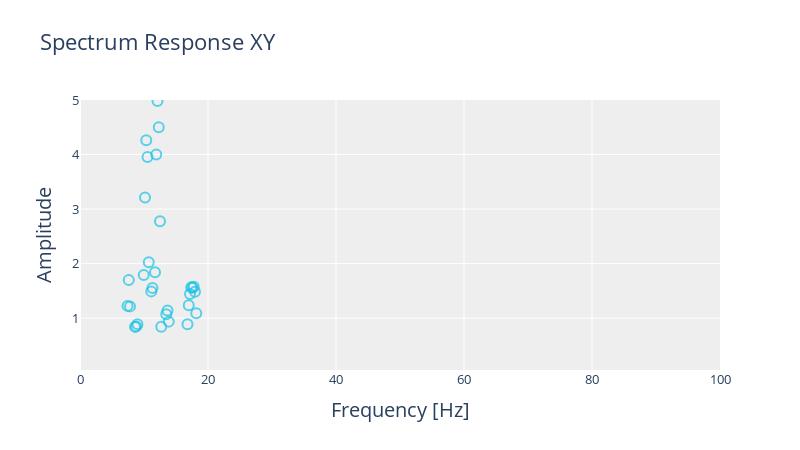

The notebook cell saved with this chart:
### Code cell
create_spectrum_plot(df2.iloc[-1]["fft"], w_=800, save=False, show=True, ymax=5)

### Figure 1 — Plotly figure (JSON) as saved in the notebook; plotly's stock layout.template omitted (floating-point values rounded to 4 significant figures)
{"data": [{"marker": {"color": "rgba(255,255,255,0)", "line": {"color": "#19C3E6", "width": 2}, "opacity": 0.7, "size": 10}, "mode": "markers", "type": "scatter", "x": [12.11, 12.3, 10.35, 11.91, 10.55, 10.16, 12.5, 10.74, 11.72, 9.961, 7.617, 17.77, 17.38, 17.58, 11.33, 11.13, 17.97, 17.19, 16.99, 7.422, 7.812, 13.67, 18.16, 13.48, 13.87, 8.984, 16.8, 8.789, 12.7, 8.594], "y": [4.981, 4.502, 4.261, 3.999, 3.955, 3.211, 2.776, 2.024, 1.842, 1.793, 1.7, 1.575, 1.566, 1.557, 1.552, 1.491, 1.485, 1.443, 1.236, 1.226, 1.216, 1.143, 1.09, 1.073, 0.9367, 0.8905, 0.8867, 0.8497, 0.841, 0.8406]}], "layout": {"height": 450, "paper_bgcolor": "#FFFFFF", "plot_bgcolor": "#EEEEEE", "title": {"font": {"size": 21.67}, "text": "Spectrum Response XY"}, "width": 800, "xaxis": {"range": [0, 100], "tickfont": {"size": 13.33}, "title": {"font": {"size": 20}, "text": "Frequency [Hz]"}}, "yaxis": {"range": [0.05, 5], "tickfont": {"size": 13.33}, "title": {"font": {"size": 20}, "text": "Amplitude"}}}}
